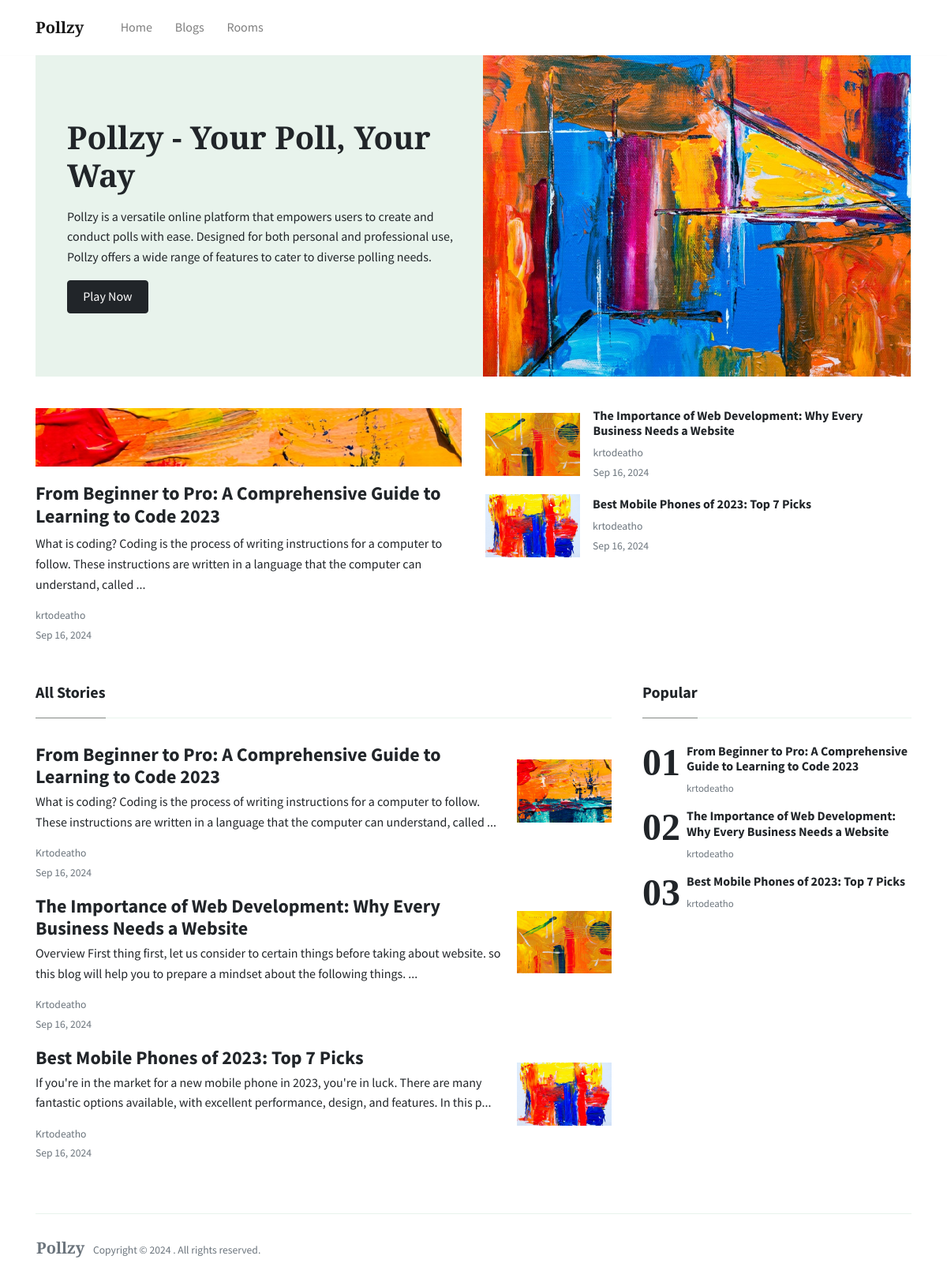
The page / on the database its author committed.
### polls/models.py (models this page shows, shortened)
class Blog(models.Model):
    title = models.CharField(max_length=200)
    body = models.TextField()
    pub_date = models.DateTimeField("date published")
    author = models.ForeignKey('auth.User', on_delete=models.CASCADE)
    thumbnail = models.ImageField(upload_to='blog_images/',null=True, blank=True)
    def summary(self):
        return self.body[:175]+'...'
    def pub_date_pretty(self):
        return self.pub_date.strftime('%b %e, %Y')

### polls/views.py (the view)
# urls.py: path("", views.index, name="index"),
def index(request):
    blog = Blog.objects.all()
    data = {
        'blogs': blog
    }
    return render(request, "index.html", data)

### polls/templates/index.html (shortened to what this page needs)
<!DOCTYPE html>
<html lang="en">
<head>
	{% load static %}
	<link rel="stylesheet" href="https://use.fontawesome.com/releases/v5.3.1/css/all.css"
>
	<link href="{% static 'assets/css/main.css' %}" rel="stylesheet" />
</head>
<body>
	<nav class="topnav navbar navbar-expand-lg navbar-light bg-white fixed-top">
		<div class="container">
			<a class="navbar-brand" href="/"><strong>Pollzy</strong></a>
			<div class="navbar-collapse collapse" id="navbarColor02" style="">
				<ul class="navbar-nav mr-auto d-flex align-items-center">
					<li class="nav-item">
						<a class="nav-link" href="/">Home <span class="sr-only">(current)</span></a>
					</li>
					<li class="nav-item">
						<a class="nav-link" href="/blogs">Blogs</a>
					</li>
					<li class="nav-item">
						<a class="nav-link" href="/rooms">Rooms</a>
					</li>
				</ul>
			</div>
		</div>
	</nav>
	<div class="container">
		<div class="jumbotron jumbotron-fluid mb-3 pt-0 pb-0 bg-lightblue position-relative">
			<div class="pl-4 pr-0 h-100 tofront">
				<div class="row justify-content-between">
					<div class="col-md-6 pt-6 pb-6 align-self-center">
						<h1 class="secondfont mb-3 font-weight-bold">Pollzy - Your Poll, Your Way</h1>
						<p class="mb-3">
							Pollzy is a versatile online platform that empowers users to create and conduct polls with
							ease. Designed for both personal and professional use, Pollzy offers a wide range of
							features to cater to diverse polling needs.
						</p>
						<a href="./rooms    " class="btn btn-dark">Play Now</a>
					</div>
					<div class="col-md-6 d-none d-md-block pr-0"
						style="background-size:cover;background-image:url({%static './assets/img/demo/home.jpg' %})">
					</div>
				</div>
			</div>
		</div>
	</div>
	<div class="container pt-4 pb-4">
		<div class="row">
			<div class="col-lg-6">
				<div class="card border-0 mb-4 box-shadow h-xl-300">
					{% for blog in blogs %}
					{% if forloop.first %}
					<div
						style="background-image: url(/media/{{ blog.thumbnail  }}); height: 150px; background-size: cover; background-repeat: no-repeat;">
					</div>
					<div class="card-body px-0 pb-0 d-flex flex-column align-items-start">
						<h2 class="h4 font-weight-bold">
							<a class="text-dark" href="/blog/{{blog.id}}">{{blog.title}}</a>
						</h2>
						<p class="card-text">
							{{blog.summary}}
						</p>
						<div>
							<small class="d-block"><span class="text-muted" >{{blog.author}}</span></small>
							<small class="text-muted">{{blog.pub_date_pretty}}</small>
						</div>
					</div>
					{% endif %}
					{% endfor %}
				</div>
			</div>
			<div class="col-lg-6">
				<div class="flex-md-row mb-4 box-shadow h-xl-300">
					{% for blog in blogs %}
					{% if not forloop.first %}
					<div class="mb-3 d-flex align-items-center">
						<img height="80" src="/media/{{blog.thumbnail}}">
						<div class="pl-3">
							<h2 class="mb-2 h6 font-weight-bold">
								<a class="text-dark" href="/blog/{{blog.id}}">{{blog.title}}</a>
							</h2>
							<div class="card-text text-muted small">
								{{blog.author}}
							</div>
							<small class="text-muted">{{blog.pub_date_pretty}}</small>
						</div>
					</div>
					{% endif %}
					{% endfor %}
				</div>
			</div>
		</div>
	</div>
	<div class="container">
		<div class="row justify-content-between">
			<div class="col-md-8">
				<h5 class="font-weight-bold spanborder"><span>All Stories</span></h5>
				{% for blog in blogs%}
				<div class="mb-3 d-flex justify-content-between">
					<div class="pr-3">
						<h2 class="mb-1 h4 font-weight-bold">
							<a class="text-dark" href="{% url 'blog_detail' blog.id %}">{{ blog.title }}</a>
						</h2>
						<p>
							{{blog.summary}} </p>
						<div class="card-text text-muted small">
							{{blog.author|capfirst}}
						</div>
						<small class="text-muted">{{blog.pub_date_pretty}}</small>
					</div>
					{% if blog.thumbnail %}
					<img height="120" width="120" style="object-fit: contain;" src="/media/{{  blog.thumbnail }}">
					{% else %}
					<img height="120" width="120" style="object-fit: contain;"
						src="{% static 'assets/img/demo/blog8.jpg' %}">
					{% endif %}
				</div>
				{% endfor %}
			</div>
			<div class="col-md-4 pl-4">
				<h5 class="font-weight-bold spanborder"><span>Popular</span></h5>
				<ol class="list-featured">
					{% for blog in blogs%}
					<li>
						<span>
							<h6 class="font-weight-bold">
								<a href="{% url 'blog_detail' blog.id %}" class="text-dark">{{blog.title}}</a>
							</h6>
							<p class="text-muted">
								{{blog.author}}
							</p>
						</span>
					</li>
					{% endfor %}
				</ol>
			</div>
		</div>
	</div>
	<div class="container mt-5">
		<footer class="bg-white border-top p-3 text-muted small">
			<div class="row align-items-center justify-content-between">
				<div>
					<span class="navbar-brand mr-2"><strong>Pollzy</strong></span> Copyright &copy;
					. All rights reserved.
				</div>
			</div>
		</footer>
	</div>
</body>
</html>

### rows shown on the page
Blog: thumbnail (picture), title "From Beginner to Pro: A Comprehensive Guide to Learning to Code 2023", summary "What is coding? Coding is the process of writing instructions for a computer to follow. These instructions are written in a language that the computer can understand, called ...", author "krtodeatho", pub_date_pretty "Sep 16, 2024", author "Krtodeatho"
Blog: thumbnail (picture), title "The Importance of Web Development: Why Every Business Needs a Website", author "krtodeatho", pub_date_pretty "Sep 16, 2024", summary "Overview First thing first, let us consider to certain things before taking about website. so this blog will help you to prepare a mindset about the following things. ...", author "Krtodeatho"
Blog: thumbnail (picture), title "Best Mobile Phones of 2023: Top 7 Picks", author "krtodeatho", pub_date_pretty "Sep 16, 2024", summary "If you're in the market for a new mobile phone in 2023, you're in luck. There are many fantastic options available, with excellent performance, design, and features. In this p...", author "Krtodeatho"
